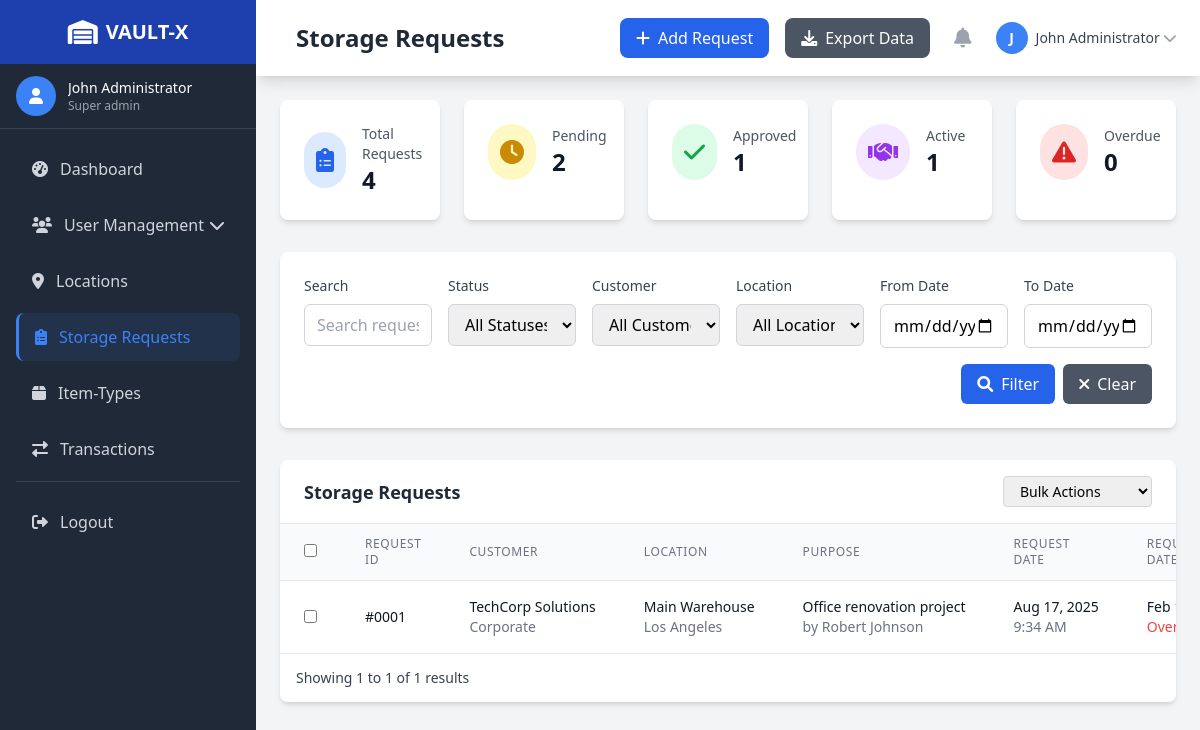
Screenshot of /borrowing-requests.php?customer_id=1 (signed in) with the database file from the repository.
### tables this page shows
CREATE TABLE Borrowing_Request (
    id INT PRIMARY KEY AUTO_INCREMENT,
    customer_id INT,
    employee_id INT,
    location_id INT,
    request_date DATETIME DEFAULT CURRENT_TIMESTAMP,
    required_date DATETIME,
    purpose TEXT,
    status ENUM('pending', 'approved', 'rejected', 'active', 'returned', 'overdue') DEFAULT 'pending',
    approved_by INT,
    approved_date DATETIME,
    notes TEXT,
    FOREIGN KEY (customer_id) REFERENCES Customer(id),
    FOREIGN KEY (employee_id) REFERENCES Employee(id),
    FOREIGN KEY (location_id) REFERENCES Location(id),
    FOREIGN KEY (approved_by) REFERENCES Admin(id)
);

CREATE TABLE Customer (
    id INT PRIMARY KEY AUTO_INCREMENT,
    name VARCHAR(100),
    email VARCHAR(100) UNIQUE,
    password_hash VARCHAR(255),
    phone VARCHAR(20),
    address TEXT,
    customer_type ENUM('retail', 'wholesale', 'corporate', 'government') DEFAULT 'retail',
    location_type ENUM('local', 'regional', 'national', 'international') DEFAULT 'local',
    contact_person VARCHAR(100),
    alt_phone VARCHAR(20),
    credit_limit DECIMAL(10,2) DEFAULT 0.00,
    payment_terms ENUM('net-30', 'net-60', 'cod', 'advance') DEFAULT 'net-30',
    billing_address TEXT,
    shipping_address TEXT,
    status ENUM('active', 'inactive', 'vip', 'suspended') DEFAULT 'active',
    created_at DATETIME DEFAULT CURRENT_TIMESTAMP
);

CREATE TABLE Location (
    id INT PRIMARY KEY AUTO_INCREMENT,
    name VARCHAR(100),
    address TEXT,
    city VARCHAR(100),
    state VARCHAR(100),
    zip_code VARCHAR(20),
    country VARCHAR(100)
);

CREATE TABLE Employee (
    id INT PRIMARY KEY AUTO_INCREMENT,
    employee_id VARCHAR(20) UNIQUE,
    name VARCHAR(100),
    email VARCHAR(100) UNIQUE,
    password_hash VARCHAR(255),
    phone VARCHAR(20),
    role VARCHAR(50),
    department ENUM('warehouse', 'logistics', 'inventory', 'quality', 'maintenance', 'administration') DEFAULT 'warehouse',
    position VARCHAR(100),
    hire_date DATE,
    salary DECIMAL(10,2),
    shift ENUM('day', 'night', 'rotating') DEFAULT 'day',
    address TEXT,
    emergency_contact VARCHAR(255),
    status ENUM('active', 'inactive', 'on-leave', 'terminated') DEFAULT 'active',
    admin_id INT,
    created_at DATETIME DEFAULT CURRENT_TIMESTAMP,
    updated_at TIMESTAMP DEFAULT CURRENT_TIMESTAMP ON UPDATE CURRENT_TIMESTAMP,
    FOREIGN KEY (admin_id) REFERENCES Admin(id)
);

### borrowing-requests.php (the view, shortened to what the rows shown need)
<?php
require_once 'includes/auth.php';
function getBorrowingRequests($pdo, $page = 1, $limit = 10, $filters = []) {
    $offset = ($page - 1) * $limit;
    $whereClause = "WHERE 1=1";
    $params = [];
    if (!empty($filters['customer_id'])) {
        $whereClause .= " AND br.customer_id = :customer_id";
        $params['customer_id'] = $filters['customer_id'];
    }
    $query = "SELECT br.*,
                     c.name as customer_name,
                     c.customer_type,
                     e.name as employee_name,
                     l.name as location_name,
                     l.city as location_city,
                     a.name as approved_by_name,
                     COUNT(bi.id) as total_items
              FROM Borrowing_Request br
              INNER JOIN Customer c ON br.customer_id = c.id
              INNER JOIN Employee e ON br.employee_id = e.id
              INNER JOIN Location l ON br.location_id = l.id
              LEFT JOIN Admin a ON br.approved_by = a.id
              LEFT JOIN Borrowing_Items bi ON br.id = bi.borrowing_request_id
              $whereClause
              GROUP BY br.id
              ORDER BY br.request_date DESC
              LIMIT :limit OFFSET :offset";
    $stmt = $pdo->prepare($query);
    foreach ($params as $key => $value) {
        $stmt->bindValue(":$key", $value);
    }
    $stmt->bindValue(':limit', $limit, PDO::PARAM_INT);
    $stmt->bindValue(':offset', $offset, PDO::PARAM_INT);
    $stmt->execute();
    return $stmt->fetchAll();
}
$filters = [
    'search' => $_GET['search'] ?? '',
    'status' => $_GET['status'] ?? '',
    'customer_id' => $_GET['customer_id'] ?? '',
    'location_id' => $_GET['location_id'] ?? '',
    'date_from' => $_GET['date_from'] ?? '',
    'date_to' => $_GET['date_to'] ?? ''
];
$page = (int)($_GET['page'] ?? 1);
$limit = 10;
$requests = getBorrowingRequests($pdo, $page, $limit, $filters);
?>
<!DOCTYPE html>
<html lang="en">
<head>
    <script src="https://cdn.tailwindcss.com"></script>
    <link href="https://cdnjs.cloudflare.com/ajax/libs/font-awesome/6.0.0/css/all.min.css" rel="stylesheet">
    <link rel="stylesheet" href="css/style.css">
</head>
<body class="bg-gray-100">
    <?php include 'includes/sidebar.php'; ?>
    <div class="lg:ml-64">
        <?php include 'includes/navbar.php'; ?>
        <main class="p-6">
            <div class="bg-white rounded-lg shadow-md overflow-hidden">
                <div class="overflow-x-auto">
                    <table class="min-w-full divide-y divide-gray-200">
                        <thead class="bg-gray-50">
                            <tr>
                                <th class="px-6 py-3 text-left text-xs font-medium text-gray-500 uppercase tracking-wider">
                                    <input type="checkbox" id="select-all" class="rounded">
                                </th>
                                <th class="px-6 py-3 text-left text-xs font-medium text-gray-500 uppercase tracking-wider">Request ID</th>
                                <th class="px-6 py-3 text-left text-xs font-medium text-gray-500 uppercase tracking-wider">Customer</th>
                                <th class="px-6 py-3 text-left text-xs font-medium text-gray-500 uppercase tracking-wider">Location</th>
                                <th class="px-6 py-3 text-left text-xs font-medium text-gray-500 uppercase tracking-wider">Purpose</th>
                                <th class="px-6 py-3 text-left text-xs font-medium text-gray-500 uppercase tracking-wider">Request Date</th>
                                <th class="px-6 py-3 text-left text-xs font-medium text-gray-500 uppercase tracking-wider">Required Date</th>
                            </tr>
                        </thead>
                        <tbody class="bg-white divide-y divide-gray-200">
                            <?php foreach ($requests as $request): ?>
                            <tr class="hover:bg-gray-50">
                                <td class="px-6 py-4 whitespace-nowrap">
                                    <input type="checkbox" class="request-checkbox rounded" data-id="<?php echo $request['id']; ?>">
                                </td>
                                <td class="px-6 py-4 whitespace-nowrap">
                                    <div class="text-sm font-medium text-gray-900">#<?php echo str_pad($request['id'], 4, '0', STR_PAD_LEFT); ?></div>
                                </td>
                                <td class="px-6 py-4 whitespace-nowrap">
                                    <div class="text-sm font-medium text-gray-900"><?php echo htmlspecialchars($request['customer_name']); ?></div>
                                    <div class="text-sm text-gray-500"><?php echo ucfirst($request['customer_type']); ?></div>
                                </td>
                                <td class="px-6 py-4 whitespace-nowrap">
                                    <div class="text-sm text-gray-900"><?php echo htmlspecialchars($request['location_name']); ?></div>
                                    <div class="text-sm text-gray-500"><?php echo htmlspecialchars($request['location_city']); ?></div>
                                </td>
                                <td class="px-6 py-4">
                                    <div class="text-sm text-gray-900 max-w-xs truncate" title="<?php echo htmlspecialchars($request['purpose']); ?>">
                                        <?php echo htmlspecialchars($request['purpose']); ?>
                                    </div>
                                    <div class="text-sm text-gray-500">by <?php echo htmlspecialchars($request['employee_name']); ?></div>
                                </td>
                                <td class="px-6 py-4 whitespace-nowrap">
                                    <div class="text-sm text-gray-900"><?php echo date('M j, Y', strtotime($request['request_date'])); ?></div>
                                    <div class="text-sm text-gray-500"><?php echo date('g:i A', strtotime($request['request_date'])); ?></div>
                                </td>
                                <td class="px-6 py-4 whitespace-nowrap">
                                    <div class="text-sm text-gray-900"><?php echo date('M j, Y', strtotime($request['required_date'])); ?></div>
                                    <?php
                                    $daysDiff = ceil((strtotime($request['required_date']) - time()) / (60 * 60 * 24));
                                    if ($daysDiff < 0): ?>
                                        <div class="text-sm text-red-500">Overdue</div>
                                    <?php elseif ($daysDiff <= 3): ?>
                                        <div class="text-sm text-orange-500">Due soon</div>
                                    <?php endif; ?>
                                </td>
                            </tr>
                            <?php endforeach; ?>
                        </tbody>
                    </table>
                </div>
            </div>
        </main>
    </div>
</body>
</html>

### includes/sidebar.php (shortened to what the rows shown need)
<?php
$pathPrefix = '';
if ($pathPrefix) {
    require_once $pathPrefix . 'includes/auth.php';
} else {
    require_once 'includes/auth.php';
}
$currentAdmin = getLoggedInAdmin();
?>
<div id="sidebar" class="fixed inset-y-0 left-0 z-50 w-64 bg-dark text-white transform -translate-x-full lg:translate-x-0 transition-transform duration-300 ease-in-out flex flex-col">
    <?php if ($currentAdmin): ?>
    <div class="px-4 py-3 bg-gray-800 border-b border-gray-700 flex-shrink-0">
        <div class="flex items-center">
            <div class="w-10 h-10 bg-primary rounded-full flex items-center justify-center mr-3">
                <i class="fas fa-user text-white"></i>
            </div>
            <div class="flex-1 min-w-0">
                <p class="text-sm font-medium text-white truncate">
                    <?php echo htmlspecialchars($currentAdmin['name']); ?>
                </p>
                <p class="text-xs text-gray-400 truncate">
                    <?php echo ucfirst(str_replace('-', ' ', $currentAdmin['role'])); ?>
                </p>
            </div>
        </div>
    </div>
    <?php endif; ?>
</div>

### includes/navbar.php (shortened to what the rows shown need)
<?php
$pageTitles = [
    'index.php' => 'Dashboard',
    'admin-management.php' => 'Admin Management',
    'customer-management.php' => 'Customer Management',
    'employee-management.php' => 'Employee Management',
    'materials.php' => 'Material Management',
    'categories.php' => 'Category Management',
    'locations.php' => 'Location Management',
    'inventory.php' => 'Inventory Management',
    'borrowing-requests.php' => 'Storage Requests',
    'transactions.php' => 'Transaction Management',
    'reports.php' => 'Reports & Analytics',
    'services.php' => 'Service Management'
];
$currentFile = basename($_SERVER['PHP_SELF']);
$pageTitle = $pageTitles[$currentFile] ?? 'Admin Dashboard';
?>
<header class="bg-white shadow-lg">
    <div class="flex items-center justify-between px-6 py-4">
        <div class="flex items-center">
            <h1 class="ml-4 text-2xl font-semibold text-gray-800"><?php echo $pageTitle; ?></h1>
        </div>
        <div class="flex items-center space-x-4">
            <div class="relative">
                <button onclick="toggleUserMenu()" class="flex items-center text-sm rounded-full focus:outline-none focus:ring-2 focus:ring-offset-2 focus:ring-primary">
                    <div class="h-8 w-8 rounded-full bg-primary flex items-center justify-center text-white font-semibold">
                        <?php echo strtoupper(substr($currentAdmin['name'], 0, 1)); ?>
                    </div>
                    <span class="ml-2 text-gray-700 hidden md:block"><?php echo htmlspecialchars($currentAdmin['name']); ?></span>
                    <i class="fas fa-chevron-down ml-1 text-gray-400 hidden md:block"></i>
                </button>
            </div>
        </div>
    </div>
</header>

### rows the page displays
borrowing_request: approved_by.name "John Administrator", approved_by.name "J", id "0001", customer.name "TechCorp Solutions", customer.customer_type "Corporate", location.name "Main Warehouse", location.city "Los Angeles", purpose "Office renovation project", employee.name "Robert Johnson", request_date "Aug 17, 2025", request_date "9:34 AM", required_date "Feb…", shows "Overdue"

### other values shown
str_replace('-', ' ', $currentAdmin['role']) "Super admin"
$pageTitle "Storage Requests"
$action['text'] "Add Request"
$action['text'] "Export Data"
$stats['total_requests'] "4"
$stats['pending_requests'] "2"
$stats['approved_requests'] "1"
$stats['active_borrowings'] "1"
$stats['overdue_returns'] "0"
min($page * $limit, count($requests)) "1"
count($requests) "1"
